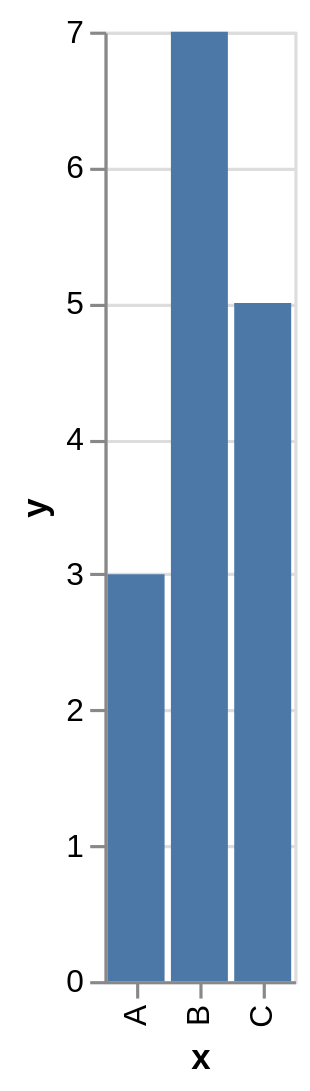

Here is the Vega-Lite specification saved for this chart:
### Vega-Lite specification from a JSON file in a GitHub repository (floating-point values rounded to 4 significant figures)
{"$schema": "https://vega.github.io/schema/vega-lite/v5.json", "data": {"values": [{"x": "A", "y": 3}, {"x": "B", "y": 7}, {"x": "C", "y": 5}]}, "mark": "bar", "encoding": {"x": {"field": "x", "type": "nominal"}, "y": {"field": "y", "type": "quantitative"}}}
